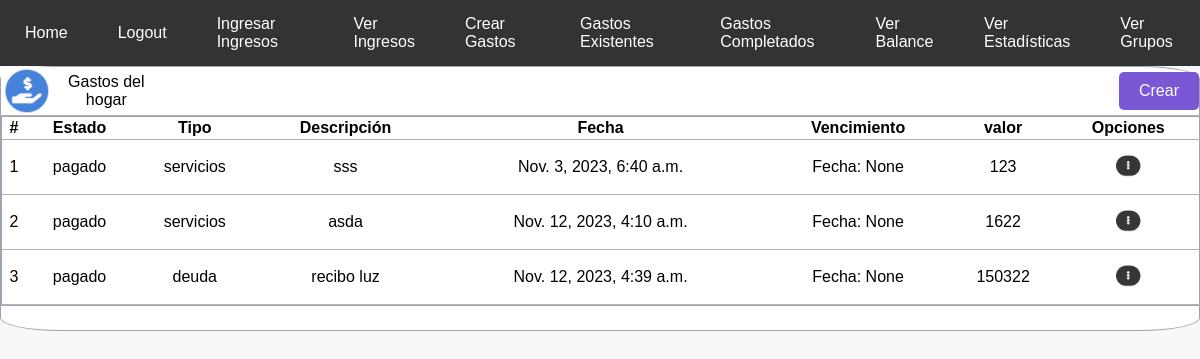
The app's page /verGastos/ (signed in), older data.
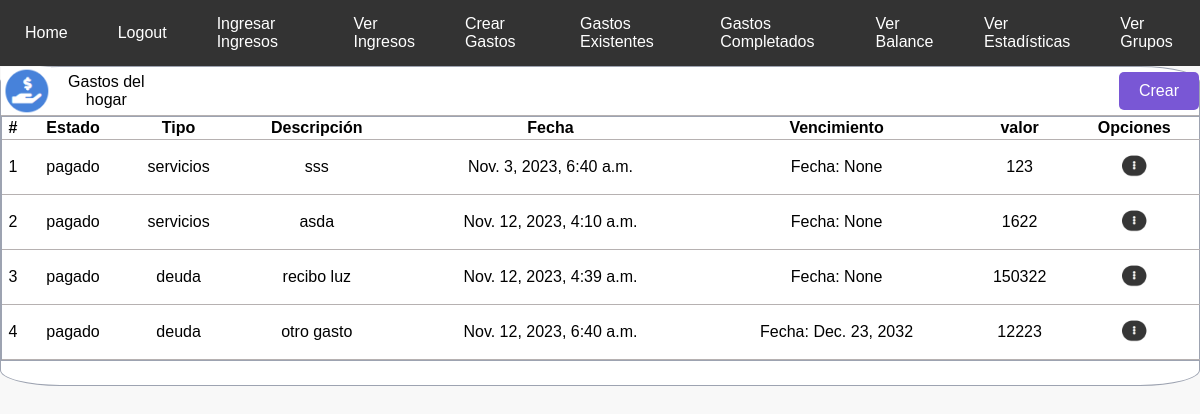
The same page, newer data.
### tasks/models.py (models this page shows, shortened)
class CrearGasto(models.Model):
    id = models.AutoField(primary_key=True)
    Nombre = models.CharField(max_length=50)
    TIPO_GASTO_CHOICES = [
        ('servicios', 'Servicio'),
        ('deuda', 'Deuda'),
        ('comida', 'Comida'),
        ('hogar', 'Hogar'),
        ('educacion','Educacion'),
        ('ocio','Ocio'),
        ('otros', 'Otros'),
    ]
    TipoGasto = models.CharField(max_length=50, choices=TIPO_GASTO_CHOICES)
    Descripcion = models.CharField(max_length=50)
    Valor = models.BigIntegerField(default=0, blank=True, null=True)
    datecreated = models.DateTimeField(auto_now_add=True)
    datecompleted = models.DateTimeField(null=True)
    IMPORTANCIA_CHOICES = [
        ('alto', 'Alto'),
        ('medio', 'Medio'),
        ('bajo', 'Bajo'),
    ]
    Importancia = models.CharField(max_length=50, choices=IMPORTANCIA_CHOICES, default='medio')
    FRECUENCIA_CHOICES = [
        ('mensual', 'Mensual'),
        ('trimestral', 'Trimestral'),
        ('semestral', 'Semestral'),
        ('unico', 'Único'),
    ]
    Frecuencia = models.CharField(max_length=50, choices=FRECUENCIA_CHOICES, default='unico')
    FechaVencimiento = models.DateField(null=True, blank=True)
    user = models.ForeignKey(User, on_delete=models.CASCADE)

### tasks/views.py (the view)
# urls.py: path('verGastos/',views.verGastos, name = 'verGastos'),
@login_required
def verGastos(request):
    gastos = CrearGasto.objects.filter(user=request.user, datecompleted__isnull=True )
    return render(request, 'verGastos.html',{'Gastos' : gastos})

### tasks/templates/verGastos.html
{% extends 'base.html' %}
{% load static %}
{% block content %}
<link rel="stylesheet" type="text/css" href='{% static "css/gastos.css" %}'>
<div class="container">
    <div class = "headTable">
        <img src='{% static "images/mano_dolar_azul.png"%}'>
        <p>Gastos del hogar</p>
        <a class="Btn_crear_gasto" href="/verGastos/crearGastos/">Crear</a>
    </div>
    <div class="div_tabla">
        <table class="gastos-table">
            <tr>
                <th>#</th>
                <th>Estado</th>
                <th>Tipo</th>
                <th>Descripción</th>
                <th>Fecha</th>
                <th>Vencimiento</th>
                <th>valor</th>
                <th>Opciones</th>
            </tr>
            {% for CrearGasto in Gastos %}
                <tr>
                    <td>{{ forloop.counter }}</td>
                    <td><p>pagado</p></td>
                    <td><p class="tipo_gasto">{{ CrearGasto.TipoGasto }}</p></td>
                    <td><p class="gasto-title">{{ CrearGasto.Nombre }}</p></td>
                    <td><p class="gasto-description">{{ CrearGasto.datecreated }}</p></td>
                    <td><p class="date-completed">Fecha: {{ CrearGasto.FechaVencimiento}}</p></td>
                    <td><p class="valor_gasto">{{ CrearGasto.Valor }}</p></td>
                    <td><a  margin: 0  href="{% url 'gastoDetail' CrearGasto.id %}" >
                        <img class = "menu_gasto" width="30px" src='{% static "images/menu_puntos_gris.png"%}'>
                    </a></td>
                </tr>
            {% endfor %}
        </table>
    </div>
</div>
{% endblock %}

### tasks/templates/base.html (shortened to what this page needs)
<!DOCTYPE html>
<html lang="en">
<head>
</head>
<body>
    <nav>
        <ul>
            <li>
                <a href="/">Home</a>
            </li>
            {% if user.is_authenticated %}
            <li>
                <a href="/logout">Logout</a>
            </li>
            <li>
                <a href="/ingresarIngresos">Ingresar Ingresos</a>
            </li>
            <li>
                <a href="/verIngresos">Ver Ingresos</a>
            </li>
            <li>
                <a href="/verGastos/crearGastos/">Crear Gastos</a>
            </li>
            <li>
                <a href="/verGastos">Gastos Existentes</a>
            </li>
            <li>
                <a href="/verGastos/completados/">Gastos Completados</a>
            </li>
            <li>
                <a href="{% url 'verBalance' %}">Ver Balance</a>
            </li>
            <li>
                <a href="{% url 'estadisticas' %}">Ver Estadísticas</a>
            </li>
            <li>
                <a href="{% url 'lista_grupos' %}">Ver Grupos</a>
            </li>
            {% endif %}
        </ul>
    </nav>
    {% block content %}
    {% endblock %}
</body>
</html>

### tasks/static/css/gastos.css (style rules this page uses)
body { background-color: #F8F8F8; display: flex; flex-direction: column; min-height: 100vh; font-family: 'Lucida Sans', 'Lucida Sans Regular', 'Lucida Grande', 'Lucida Sans Unicode', Geneva, Verdana, sans-serif; }
.container { border-radius: 5%; border: 1px solid #9DA3B1; text-align: center; background-color: #FFFFFF; position: relative; }
.gastos-table { margin: auto; width: 100%; border-collapse: collapse; position: relative; }
.headTable { width: 100%; width: 100%; display: flex; align-items: center; border-bottom: 1px solid #b6b1b1; }
.headTable img { width: 50px; height: auto; margin-right: 1px; }
.headTable p { margin: 0; }
.headTable a { background-color: #7957D5; color: white; border: none; padding: 10px 20px; text-align: center; text-decoration: none; display: inline-block; font-size: 16px; cursor: pointer; margin-left: 80%; }
.div_tabla { border: 1px solid #9DA3B1; width: 100%; margin-bottom: 2%; }
table.gastos-table th, table.gastos-table td { border-bottom: 1px solid #b6b1b1; padding: 2px; }

### tasks/templates/base.html (style rules this page uses)
body { margin: 0; padding: 0; font-family: Arial, sans-serif; background-color: #f2f2f2; }
nav { background-color: #333; color: #fff; padding: 10px 0; }
ul { list-style: none; display: flex; justify-content: center; align-items: center; margin: 0; padding: 0; }
li { margin: 0 15px; }
a { text-decoration: none; color: #fff; padding: 5px 10px; border-radius: 5px; transition: background-color 0.3s, color 0.3s, border-color 0.3s; display: block; }

Row changes from the older to the newer data that the page shows:
added CrearGasto: TipoGasto "deuda", Nombre "otro gasto", datecreated "Nov. 12, 2023, 6:40 a.m.", FechaVencimiento "Dec. 23, 2032", Valor "12223"
